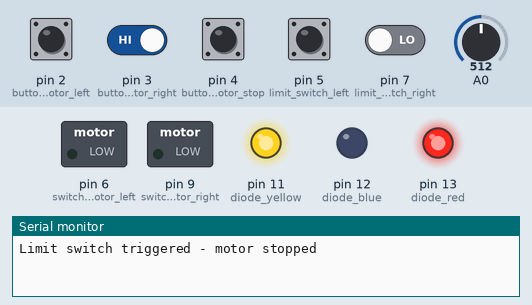
A sketch run on a simulated Arduino Uno, built with avr-gcc and run on an emulated ATmega328P. On the bench: switched loads named in the sketch (green lamp = pin HIGH), output pins drawn as LEDs (lit = HIGH), the last lines printed to the serial monitor. The inputs (shaded band) are chosen by the test bench; at power-on: pin 2 (button_state_motor_left), pin 3 (button_state_motor_right), pin 4 (button_state_motor_stop), pin 5 (limit_switch_left) HIGH, pin 7 (limit_switch_right) LOW, A0 = 512.

Above: at 1.2 s.
1.3 s: pin 2 (button_state_motor_left) pulled LOW for 1.1 s
At 3.0 s:
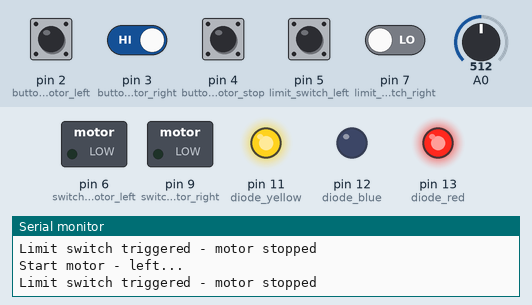
8.4 s: pin 3 (button_state_motor_right) driven LOW and pin 7 (limit_switch_right) driven HIGH
At 10.36 s:
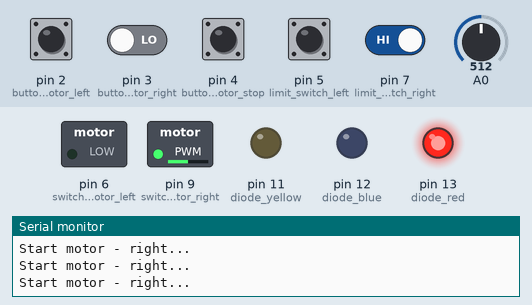
12.4 s: A0 set to 716
At 13.01 s:
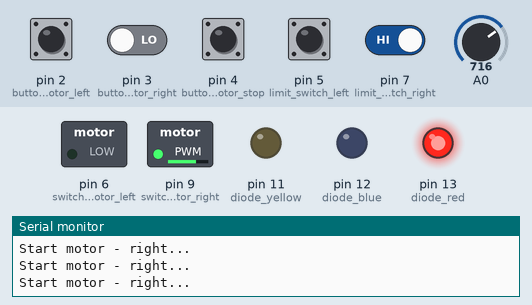
15.9 s: A0 set to 900
At 16.23 s:
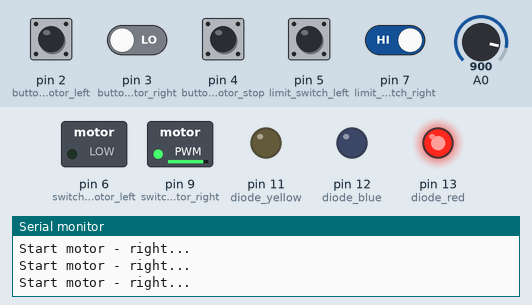
19.4 s: pin 2 (button_state_motor_left) pulled LOW for 1.1 s
At 20.01 s:
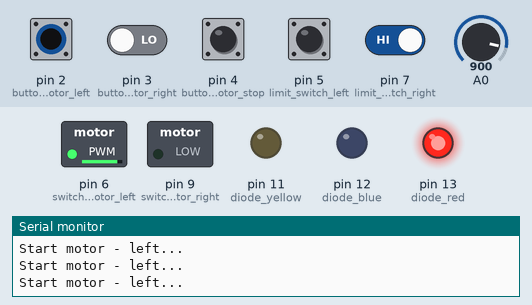
22.9 s: A0 set to 122
At 23.23 s:
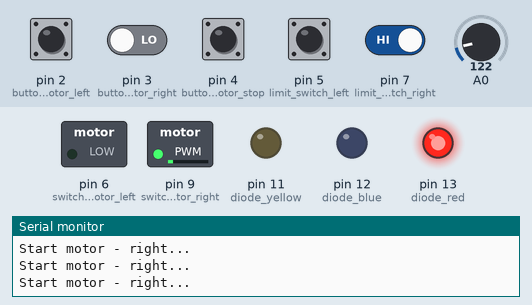
Timing chart, 0 to 25.9 s (numbered marks = the images above; inputs shaded):
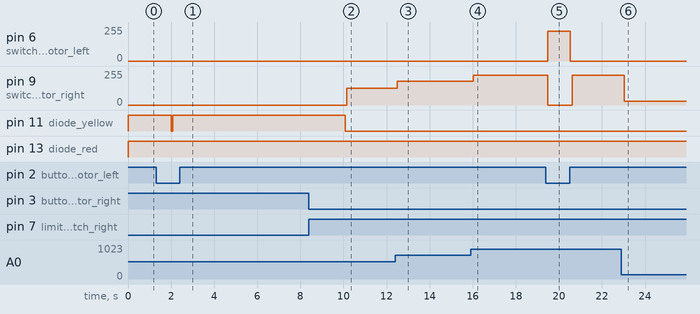

Measured:
- after the input at 1.3 s, pin 11 (diode_yellow): HIGH → LOW after 0.70 s, → HIGH 0.08 s later
- after the input at 8.4 s, pin 9 (switch_motor_right): 0/255 → 127/255 after 1.8 s; pin 11 (diode_yellow): HIGH → LOW after 1.7 s
- after the input at 12.4 s, pin 9 (switch_motor_right): 127/255 → 178/255 after 0.10 s
- after the input at 15.9 s, pin 9 (switch_motor_right): 178/255 → 224/255 after 0.13 s
- after the input at 19.4 s, pin 6 (switch_motor_left): 0/255 → 224/255 after 0.09 s, → 0/255 1.0 s later; pin 9 (switch_motor_right): 224/255 → 0/255 after 0.09 s, → 224/255 1.1 s later
- after the input at 22.9 s, pin 9 (switch_motor_right): 224/255 → 30/255 after 0.13 s

The sketch:

main.ino
```cpp
// Script for motor - pwm
// by skajer

// Start date: 11/22/2022 - 18.30
// end date: - 04/14/2023 - 21:04

//! motor, 2 switches, regulacja obrotÃ³w, odczyt stanÃ³w, ewn. logi

#define button_state_motor_left 2
#define button_state_motor_right 3
#define button_state_motor_stop 4
#define switch_motor_left 6
#define switch_motor_right 9
#define diode_blue 12
#define diode_yellow 11
#define diode_red 13
#define limit_switch_left 5
#define limit_switch_right 7

bool left_backup = false;
bool right_backup = false;

int potentiometer_value = analogRead(A0);
int switch_motor_left_state = digitalRead(2);
int switch_motor_right_state = digitalRead(3);
int switch_motor_stop = digitalRead(4);

void setup() {

  Serial.begin(9600);

  pinMode(button_state_motor_left, INPUT);
  pinMode(button_state_motor_right, INPUT);
  pinMode(button_state_motor_stop, INPUT);

  pinMode(switch_motor_left, OUTPUT);
  pinMode(switch_motor_right, OUTPUT);

  pinMode(diode_red, OUTPUT);
  pinMode(diode_blue, OUTPUT);
  pinMode(diode_yellow, OUTPUT);

  digitalWrite(button_state_motor_left, HIGH);
  digitalWrite(button_state_motor_right, HIGH);
  digitalWrite(button_state_motor_stop, HIGH);

  digitalWrite(limit_switch_left && limit_switch_right, LOW);

  digitalWrite(diode_red, LOW);
  digitalWrite(diode_blue, LOW);
  digitalWrite(diode_yellow, LOW);

  digitalWrite(switch_motor_left, LOW);   // {
  digitalWrite(switch_motor_right, LOW);  // Low, cuz something was wrong (didn't know how to repair it :( )
  digitalWrite(switch_motor_stop, LOW);   //  }

  bool left_backup = false;
  bool right_backup = false;
}

void loop() {

  potentiometer_value = analogRead(A0);
  bool left_backup = false;
  bool right_backup = false;

  digitalWrite(diode_yellow, LOW); //
  digitalWrite(diode_red, HIGH); //brak pracy silnika
  digitalWrite(diode_blue, LOW); // silnik pracuje

  //CHECKING BUTTONS -> MOTOR STARTS
  if ((digitalRead(button_state_motor_left) == LOW) and (right_backup == false)) {            // lewo dziala takze nie ruszam tego deopkii nie zrobie reszty pzdr 600
      potentiometer_value = map(potentiometer_value, 0,1023,0,255);
      delay(80);
      analogWrite(switch_motor_left, potentiometer_value);
      left_backup = true;
      Serial.println("Start motor - left... ");
  }
  else if (digitalRead(switch_motor_left) == 1) {
    digitalWrite(diode_blue, HIGH);
  }

  if ((digitalRead(button_state_motor_right) == LOW) and (left_backup == false)) {
      potentiometer_value = map(potentiometer_value, 0,1023,0,255); //zobaczyc czy dziala jak to sie wywali
      delay(80);
      analogWrite(switch_motor_right, potentiometer_value);
      right_backup = true;
      Serial.println("Start motor - right... ");
  }
  else if (digitalRead(switch_motor_right) == 1) {
    digitalWrite(diode_blue, HIGH);
  }
  if (digitalRead(button_state_motor_stop) == LOW) {
      digitalWrite(switch_motor_left, LOW);
      digitalWrite(switch_motor_right, LOW);
      Serial.println("Motor - stop... ");
      right_backup = false;
      left_backup = false;
  }

  else if (digitalRead(button_state_motor_stop) == 1) {
    digitalWrite(diode_red, HIGH);
  }

  // KRAŃCÓWKI
  if (digitalRead(limit_switch_left) == LOW || digitalRead(limit_switch_right) == LOW) {
    digitalWrite(switch_motor_left, LOW);
    digitalWrite(switch_motor_right, LOW);
    Serial.println("Limit switch triggered - motor stopped");
  // Włącz diodę żółtą
    digitalWrite(diode_yellow, HIGH);
  // Odczekaj 2 sekundy przed wyłączeniem diody i resetem backupów
    delay(2000);
    digitalWrite(diode_yellow, LOW);
    left_backup = false;
    right_backup = false;
  }

  else if (left_backup || right_backup) {
    digitalWrite(diode_blue, HIGH);
    }
  else {
    digitalWrite(diode_blue, LOW);
  }


}
```
